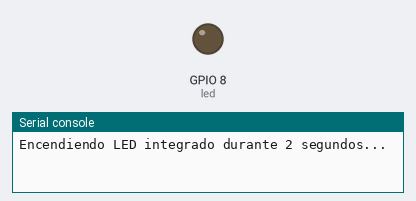
The program below on a simulated ESP32 board running MicroPython. On the bench: output pins drawn as LEDs (lit = HIGH), the last lines printed to the serial console. At 2.0 s the program stops and its outputs stay as they are.

Above: at 0.1 s.
At 2.1 s:
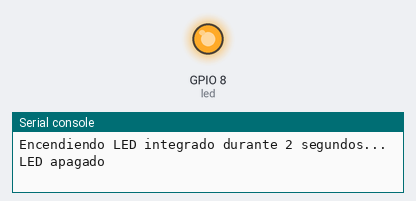
Timing chart, 0 to 3.5 s (numbered marks = the images above):
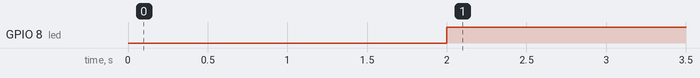

The program:

led_basico.py
```python
# LED integrado de muchas ESP32-C3 Super Mini: GPIO8, activo en bajo.
# Ajusta pin y polaridad según el esquema de tu placa.
from machine import Pin
import time

LED_PIN = 8
ACTIVO = 0
led = Pin(LED_PIN, Pin.OUT, value=1 - ACTIVO)
try:
    print("Encendiendo LED integrado durante 2 segundos...")
    led.value(ACTIVO)
    time.sleep(2)
finally:
    led.value(1 - ACTIVO)
    print("LED apagado")
```

Measured:
- by itself, GPIO 8 (led): LOW → HIGH at 2.0 s
